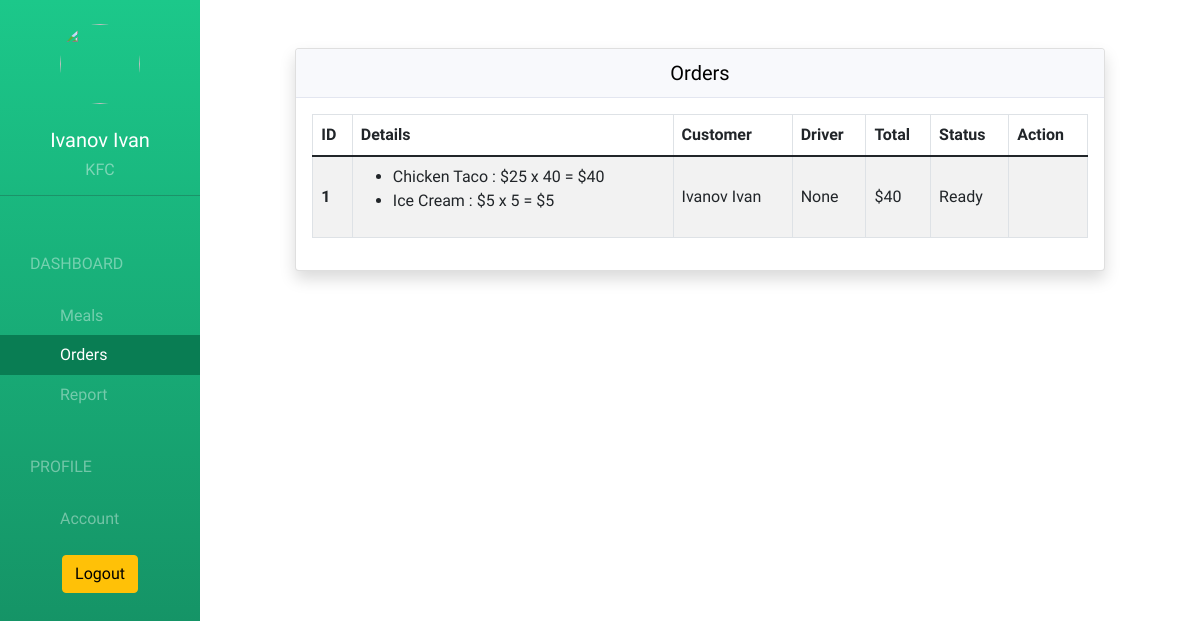
Page /restaurant/order/ (signed in) on the committed database.
### coreapp/models.py (models this page shows, shortened)
class Restaurant (models.Model):
    user = models.OneToOneField(User, on_delete=models.CASCADE, related_name='restaurant')
    name = models.CharField(max_length=255)
    phone = models.CharField(max_length=255)
    address = models.CharField(max_length=255)
    logo = CloudinaryField('image')

class Order(models.Model):
    COOKING = 1
    READY = 2
    ONTHEWAY = 3
    DELIVERED = 4
    STATUS_CHOICES = (
        (COOKING, "Cooking"),
        (READY, "Ready"),
        (ONTHEWAY, "On the way"),
        (DELIVERED, "Delivered"),
    )
    customer = models.ForeignKey(Customer, on_delete=models.PROTECT)
    restaurant = models.ForeignKey(Restaurant, on_delete=models.PROTECT)
    driver = models.ForeignKey(Driver, models.SET_NULL, blank=True, null=True)
    address = models.CharField(max_length=500)
    total = models.IntegerField()
    status = models.IntegerField(choices=STATUS_CHOICES)
    created_at = models.DateTimeField(default=timezone.now)
    picked_at = models.DateTimeField(blank=True)

class OrderDetails(models.Model):
    order = models.ForeignKey(Order, on_delete=models.PROTECT, related_name='order_details')
    meal = models.ForeignKey(Meal, on_delete=models.PROTECT)
    quantity = models.IntegerField()
    sub_total = models.IntegerField()

class Meal(models.Model):
    restaurant = models.ForeignKey(Restaurant, on_delete=CASCADE, related_name='restaurant')
    name = models.CharField(max_length=255)
    short_description = models.TextField(max_length=500)
    image = CloudinaryField('image')
    price = models.IntegerField(default=0)

class Customer(models.Model):
    user = models.OneToOneField(User, on_delete=CASCADE, related_name='customer')
    avatar = models.CharField(max_length=255)
    phone = models.CharField(max_length=255, blank=True)
    address = models.CharField(max_length=255, blank=True)
    def __str__(self):
        return self.user.get_full_name()

### coreapp/views.py (the view)
# urls.py: path('restaurant/order/', views.restaurant_order, name='restaurant_order'),
@login_required(login_url='/restaurant/sign_in/')
def restaurant_order(request):
    if request.method == "POST":
        order = Order.objects.get(id=request.POST["id"])
        if order.status == Order.COOKING:
            order.status = Order.READY
            order.save()
    orders = Order.objects.filter(restaurant = request.user.restaurant).order_by("-id")
    return render(request, 'restaurant/order.html', {
        "orders": orders
    })

### coreapp/templates/restaurant/order.html (shortened to what this page needs)
{% extends 'restaurant/base.html' %}
{% block body %}
<div class="row">
    <div class="col-md-10 offset-md-1">
      <div class="card shadow text-white mb-3 mt-5">
        <div class="card-header text-center">
          <h5 class="m-0 font-weight-bold text-black">Orders</h5>
        </div>
        <div class="card-body">
            <table class="table table-striped table-hover table-bordered">
            <thead>
              <tr>
                <th scope="col">ID</th>
                <th scope="col">Details</th>
                <th scope="col">Customer</th>
                <th scope="col">Driver</th>
                <th scope="col">Total</th>
                <th scope="col">Status</th>
                <th scope="col">Action</th>
              </tr>
            </thead>
            <tbody>
                {% for order in orders %}
                    <tr class="align-middle">
                        <th scope="row">{{ order.id }}</th>
                        <td>
                            <ul>
                                {% for od in order.order_details.all %}
                                    <li>{{ od.meal.name }} : ${{ od.meal.price }} x {{ od.quantity }} = ${{ od.sub_total }}</li>
                                {% endfor %}
                            </ul>
                        </td>
                        <td>{{ order.customer }}</td>
                        <td>{{ order.driver }}</td>
                        <td class="text-right">${{ order.total }}</td>
                        <td>{{ order.get_status_display }}</td>
                        <td>
                        </td>
                    </tr>
                {% endfor %}
            </tbody>
          </table>
        </div>
      </div>
    </div>
</div>
{% endblock %}

### coreapp/templates/restaurant/base.html
{% extends 'restaurant/layout.html' %}
{% block sidebar %}
{% url 'restaurant_meal' as restaurant_meal_url %}
{% url 'restaurant_order' as restaurant_order_url %}
{% url 'restaurant_report' as restaurant_report_url %}
{% url 'restaurant_account' as restaurant_account_url %}
<div class="text-center mt-4">
    <img src="{{ request.user.restaurant.logo.url }}" class="rounded-circle" width="80" height="80" alt="">
    <br><br>
    <h5>{{ request.user.get_full_name }}</h5>
    <h6>{{ request.user.restaurant.name }}</h6>
</div>
<hr>
<div class="list-group">
    <span class="text-uppercase">Dashboard</span>
<a href="{% url 'restaurant_meal' %}"
    class="list-group-item {% if request.path == restaurant_meal_url %} active {% endif %}">Meals</a>
<a href="{% url 'restaurant_order' %}"
    class="list-group-item {% if request.path == restaurant_order_url %} active {% endif %}">Orders</a>
<a href="{% url 'restaurant_report' %}"
    class="list-group-item {% if request.path == restaurant_report_url %} active {% endif %}">Report</a>
<span class="text-uppercase">Profile</span>
<a href="{% url 'restaurant_account' %}"
    class="list-group-item {% if request.path == restaurant_account_url %} active {% endif %}">Account</a>
</div>
<div class="text-center my-3 mx-3">
<a href="{% url 'restaurant_sign_out' %}" class="btn btn-warning btn-block">Logout</a>
</div>
{% endblock %}

### coreapp/static/css/styles.css (style rules this page uses)
body { font-family: "Valera Round", "Helvetica Neue", "Helvetica", "Arial", sans-serif; }
.sidebar > div:first-child { font-weight: bold; color: white; }
.sidebar > div:first-child > h6 { color: #f8f8f873; }
.sidebar .list-group > span { color: #ffffff66; display: block; margin-top: 20px; padding: 20px 30px; font-size: 16px; font-weight: 300; }
.sidebar .list-group .list-group-item { background-color: transparent; color: #ffffff66; border: 0; padding-left: 60px; padding-right: 30px; }
.sidebar .list-group .list-group-item.active, .sidebar .list-group .list-group-item.focus, .sidebar .list-group .list-group-item.hover { background-color: #097d53; color: white; }
.card-header { padding: 0.75rem 1.25rem; margin-bottom: 0; background-color: #f8f9fc; border-bottom: 1px solid #e3e6f0; }
.card-body { color: #919295; }
.text-black { color: black ; }

### rows in the picture
Order: id "1", customer "Ivanov Ivan", driver "None", total "40", status "Ready"
OrderDetails: meal.name "Chicken Taco", meal.price "25", quantity "40", sub_total "40"
OrderDetails: meal.name "Ice Cream", meal.price "5", quantity "5", sub_total "5"

### other values in the picture
{{ request.user.get_full_name }} "Ivanov Ivan"
{{ request.user.restaurant.name }} "KFC"
